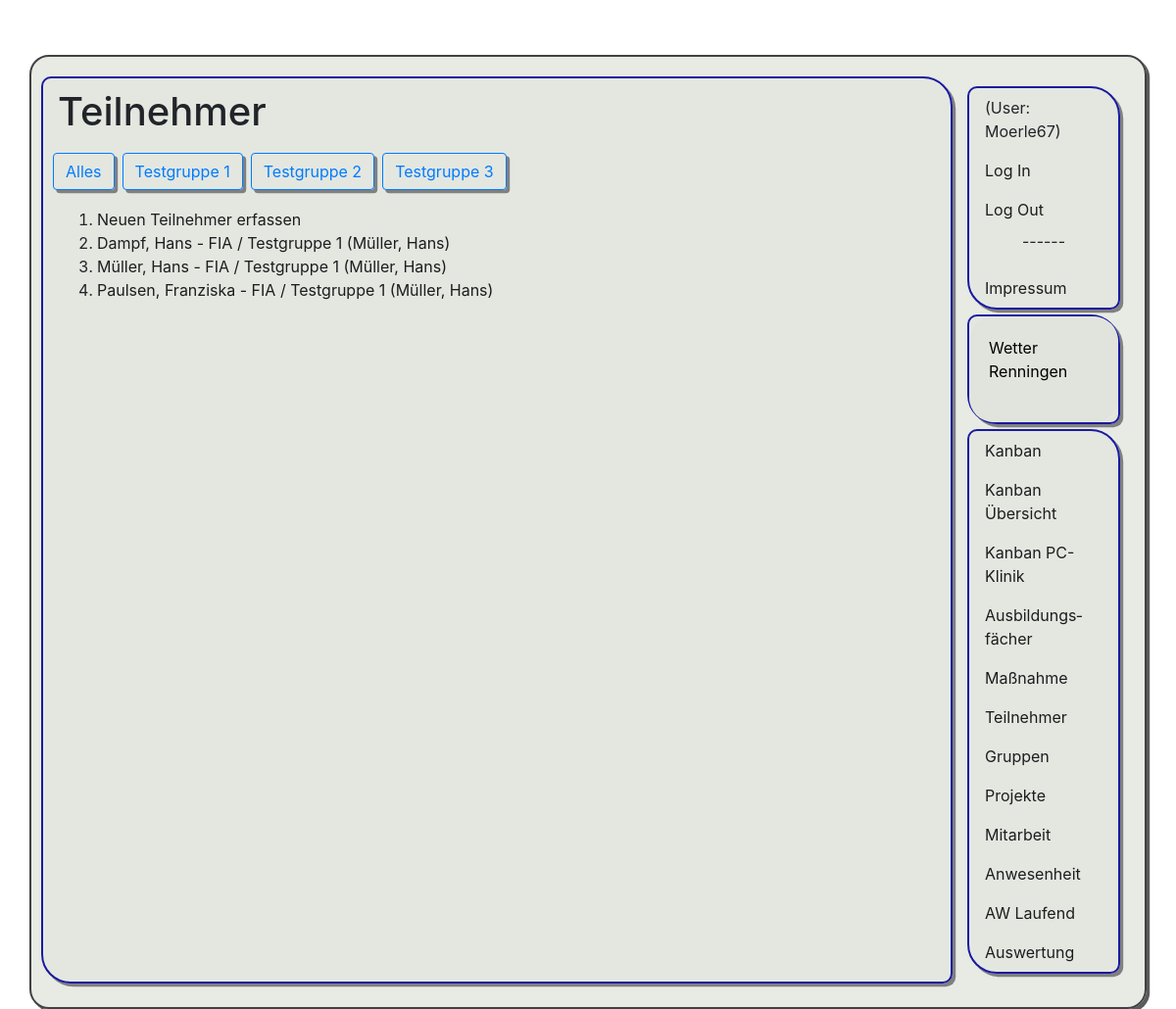
Screenshot of /pr1/tn/ (signed in) with the database file from the repository.
### app1/models.py (models this page shows, shortened)
class Gruppe(models.Model):
    name = models.CharField(max_length=50)
    aktiv = models.BooleanField(default=True)
    raum = models.ForeignKey(Raum, on_delete=models.CASCADE, null=True, blank=True)
    sprecher = models.ForeignKey('Teilnehmer', verbose_name="Gruppensprecher", on_delete=models.CASCADE, null=True, blank=True, related_name="Gruppensprecher")
    def __str__(self):
        if self.sprecher != None:
            return f"{self.name} ({self.sprecher.name}, {self.sprecher.vorname})"
        else:
            return f"{self.name}"
    class Meta:
        ordering = ['name']
        verbose_name_plural = "Gruppen"

class Teilnehmer(models.Model):
    name = models.CharField(max_length=50)
    vorname = models.CharField(max_length=50)
    ausbildung = models.ForeignKey(Ausbildung, on_delete=models.CASCADE)
    gruppe = models.ForeignKey(Gruppe, on_delete=models.CASCADE, null=True)
    aktiv = models.BooleanField(default=True)
    email = models.CharField(max_length=255, blank=True)
    mobil = models.CharField(max_length=255, blank=True)
    def __str__(self):
        return self.name+", "+self.vorname+" - "+self.ausbildung.slug+" / "+str(self.gruppe)
    class Meta:
        ordering = ['name']
        verbose_name_plural = "Teilnehmer"

class Ausbildung(models.Model):
    name = models.CharField(max_length=50)
    slug = models.CharField(max_length=10, unique=True)
    aktiv = models.BooleanField(default=True)
    class Meta:
        ordering = ['slug']
        verbose_name_plural = "Ausbildungen"

### app1/views.py (the view)
# urls.py: path('tn/', views.tnAllg, name="tn"),
@permission_required('app1.view_teilnehmer')
def tnAllg(request):
    gruppe = Gruppe.objects.filter(aktiv=True).order_by("name")
    test = Teilnehmer.objects.filter(aktiv=True).order_by("name")
    return render(request, 'app1/list_tn.html', {'liste': test, 'gruppe': gruppe,
                                                 'gruppe_id': -1, })

### app1/templates/app1/list_tn.html
﻿{% extends 'app1/base.html' %}
{% block h1 %}
Teilnehmer
{% endblock h1 %}
{% block content %}
{% if gruppe %}
    <div class="row">
        <a href="/pr1/tn/" class="BereichBtn"> <button type="button" class="btn btn-outline-primary">Alles</button> </a>
        {% for item in gruppe %}
            <a href="/pr1/tn/lst/{{item.id}}" class="BereichBtn"> <button type="button" class="btn btn-outline-primary" {% if gruppe_id == item.id %} disabled {% endif%}>{{item.name}}</button> </a>
        {% endfor %}
    </div>
{% endif %}
<ol>
    <li><a href="/pr1/tn/neu">Neuen Teilnehmer erfassen</a></li>
    {% for zeile in liste %}
        <li><a href="/pr1/tn/{{zeile.id}}"> {{ zeile }}</a></li>
    {% endfor %}
</ol>
{% endblock content %}

### app1/templates/app1/base.html (shortened to what this page needs)
{% load static tz %}
<!doctype html>
<html lang="de">
    <head>
        <link rel="stylesheet" href="https://cdn.jsdelivr.net/npm/bootstrap@4.5.3/dist/css/bootstrap.min.css">
        <link rel="stylesheet" href="{% static 'css/styles.css' %}" />
    </head>
    <body>
        <div class="container">
            <div class="row">
                <div class="col-md-10 inhalt">
                    <h1>{% block h1 %}Überschrift{% endblock h1 %}</h1>
                    {% block content %}
                    {% endblock content %}
                </div>
                <div class="col-md-2 navi">
                    <nav class="nav flex-column">
                        <div class="nav-link"> (User: {{user}})</div>
                        <a class="nav-link gruen" href="/pr1/auth?next=/pr1/">Log In</a>
                        <a class="nav-link rot" href="/pr1/logout">Log Out</a>
                        <p class="center">------</p>
                        <a class="nav-link" href="/pr1/impress">Impres&shy;sum</a>
                    </nav>
                    <nav class="nav flex-column">
                       <div id="wcom-e00a8ce320c777a03bbe2f2a113101a4" style="border: 0px; background-color: rgb(224, 228, 220); border-radius: 25px; color: rgb(0, 0, 0);" class="wcom-default w150x150"><link rel="stylesheet" href="//cs3.wettercomassets.com/woys/5/css/w.css" media="all"><div class="wcom-city"><a style="color: #000" href="https://www.wetter.comdeutschland/renningen/DE0008793.html" target="_blank" rel="nofollow" aria-label="Wetter Berlin" title="Wetter Renningen">Wetter Renningen</a></div><div id="wcom-e00a8ce320c777a03bbe2f2a113101a4-weather"></div></div>
                    </nav>
                   <nav class="nav flex-column ">
                        <a class="nav-link active" href="/pr1/kanban/">Kanban</a>
                        <a class="nav-link" href="/pr1/kanban/all/">Kan&shy;ban Übersicht</a>
                        <a class="nav-link" href="/pr1/kanban/pck/">Kan&shy;ban PC-Klinik</a>
                        <a class="nav-link" href="/pr1/fach/">Aus&shy;bildungs&shy;fächer</a>
                        <a class="nav-link" href="/pr1/ausb/">Maß&shy;nahme</a>
                        <a class="nav-link" href="/pr1/tn/">Teil&shy;nehmer</a>
                        <a class="nav-link" href="/pr1/grp/">Grup&shy;pen</a>
                        <a class="nav-link" href="/pr1/projekte/">Pro&shy;jekte</a>
                        <a class="nav-link" href="/pr1/mitarbeit">Mit&shy;arbeit</a>
                        <a class="nav-link" href="/pr1/anwesenheit">An&shy;wesenheit</a>
                        <a class="nav-link" href="/pr1/anwesenheit/1">AW Laufend</a>
                        <a class="nav-link" href="/pr1/anwesenheit/auswertung/1">Aus&shy;wertung</a>
                    </nav>
                </div>
            </div>
        </div>
    </body>
</html>

### app1/static/css/styles.css (style rules this page uses)
.center { text-align: center; }
.BereichBtn { margin-right: 0.5em; margin-bottom: 0.5em; }
body { background-image: url(../pics/hintergrund1.png); height: 95vh; background-position: center; background-repeat: no-repeat; background-size: cover; }
div { padding: 10px 10px; }
.container { background-color: rgb(225, 230, 222, 0.80); border-radius: 20px 20px 20px 20px; margin-top: 2em; box-shadow: 0.2em 0.2em rgb(92, 91, 91); border: 2px solid #414144; }
.nav, .inhalt { background-color: rgba(225, 230, 222, 0.637); border: 2px solid #1b19a0; border-radius: 10px 30px 10px 30px; box-shadow: 0.2em 0.2em gray; margin-bottom: 0.3em; }
button { box-shadow: 0.2em 0.2em gray; }
a:link, a:visited { color: rgb(29, 29, 31); }
.rot { color: red; }
.gruen { color: green; }

### rows the page displays
Gruppe: name "Testgruppe 1"
Gruppe: name "Testgruppe 2"
Gruppe: name "Testgruppe 3"
Teilnehmer: name+vorname+ausbildung "Dampf, Hans - FIA / Testgruppe 1 (Müller, Hans)"
Teilnehmer: name+vorname+ausbildung "Müller, Hans - FIA / Testgruppe 1 (Müller, Hans)"
Teilnehmer: name+vorname+ausbildung "Paulsen, Franziska - FIA / Testgruppe 1 (Müller, Hans)"

### other values shown
{{ user }} "Moerle67"
